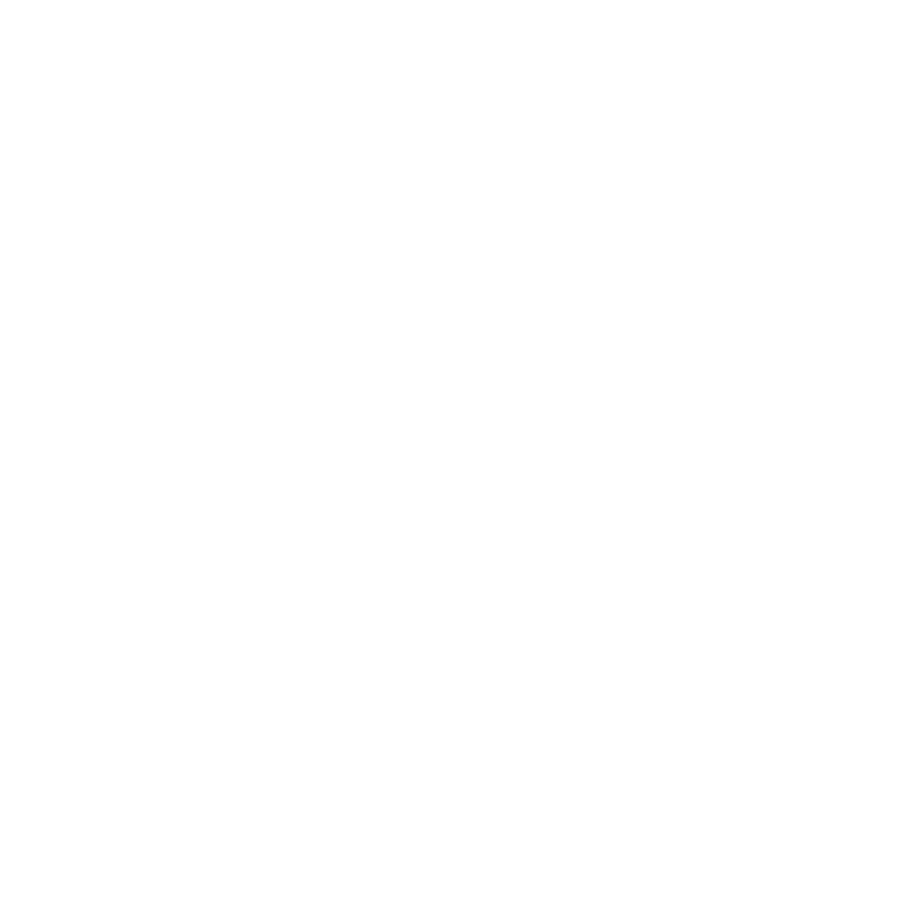
Frame 1 (no input)
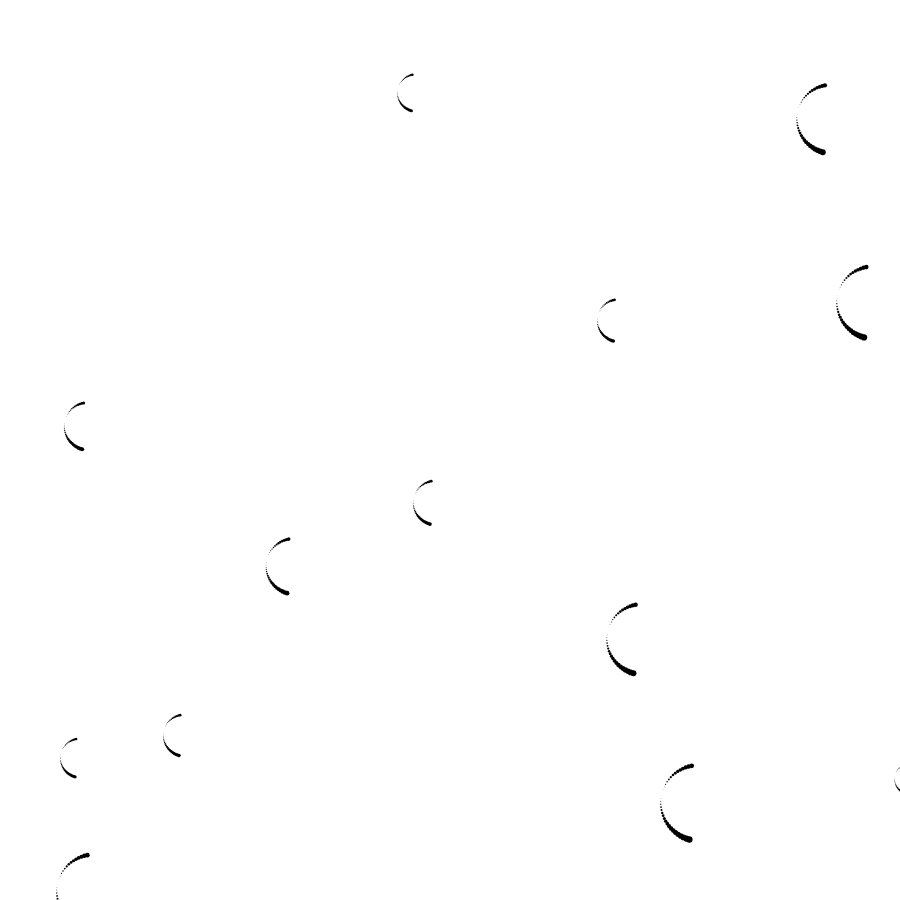
Frame 60 (no input)
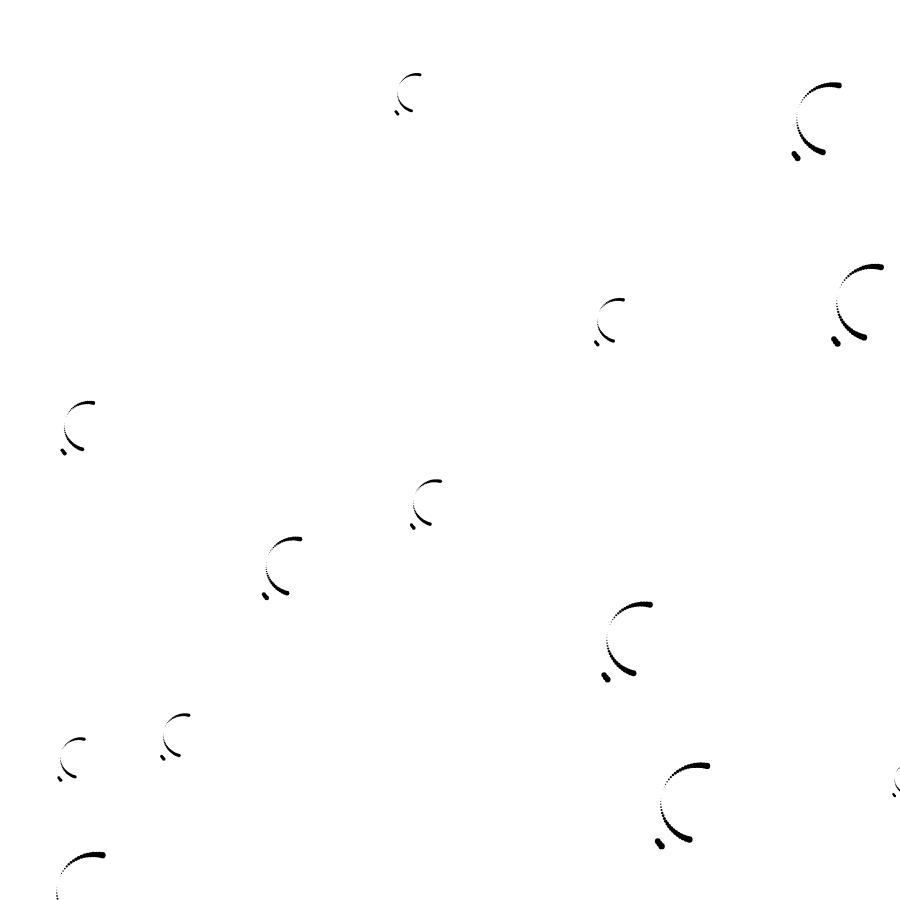
Frame 120 (the mouse pressed at the canvas centre since frame 60)

The p5.js sketch that drew these frames (run headless with seeded random() and noise() and a simulated clock; from frame 60 on, the mouse is pressed at the canvas centre):

// p5.js sketch
// ── sketch.js
// 周期
let a = 0;

//ビューポート幅
let w = window.innerWidth;
let h = window.innerHeight;

// 定数
const flowerNumber = 13;
const cycle = 6/7;
const rBold = 50;

// アレイ
let colorArray = [];
let sizeArray = [];
let posArray = [];
// let cycleArray = [];


// 花の大きさ
const rMin = 30;
const rMax = 100;

// セットアップ
function setup() {
  // キャンバスのサイズ
  createCanvas(min(w,h) - 100, min(w,h) - 100);

  // それぞれの花の初期情報
  for (let i = 0; i < flowerNumber; i++) {
    setColorArray();
    setSize();
    // setCycle();
  }
  for (let i = 0; i < flowerNumber; i++) {
    setPos();
  }
}

// 描画
function draw() {
  noStroke();
  // 周期の刻み
  a += 0.04;
  if (a > 72) return;

  // 花の描画
  for (let i = 0; i < flowerNumber; i++) {
    let rot = cos(cycle * a);
    // let rot = cos(cycleArray[i].num / cycleArray[i].den * a);
    if(rot < -0.63 || rot > 0.63) return;
    let r = sizeArray[i] * rot;
    let x = r * cos(a);
    let y = r * sin(a);

    // 色の透明度
    // const colorAlpha = r/sizeArray[i] * 255;
    // const colorAlpha = max(r/sizeArray[i] * 255, 150);
    let colorAlpha = 255;

    // ドットのサイズ
    let dotSize = 6 * r/rBold;
    // if(dotSize < 0.1 && dotSize > -0.1) {
    //   dotSize = sizeArray[i]/rBold * 5;
    //   colorAlpha = 0;
    //   stroke(0);
    //   strokeWeight(0.3)
    // }

    // 色
    const circleColor = color(colorArray[i].r, colorArray[i].g, colorArray[i].b, colorAlpha);
    fill(circleColor);

    ellipse(posArray[i].x + x, posArray[i].y + y, dotSize, dotSize);
  }

}

// 色をセット
function setColorArray() {

  // black
  colorArray.push({r: 0, g: 0, b: 0});

  // random
  // colorArray.push({r: random(205), g: random(205), b: random(205)});
  // colorArray.push({r: random(205), g: random(55), b: random(55)});
}

// 花のサイズをセット
function setSize() {
  sizeArray.push(Math.floor(random(rMin, rMax)));
}

// function setCycle() {
//   const number = Math.floor(random(5,8));
//   cycleArray.push({num: number, den: number + 1});
// }

// 位置をセット
function setPos() {

  // 初期セット
  xPos = Math.floor(random(0, h  - rMax));
  yPos = Math.floor(random(0, h  - rMax));

  // 位置の重複チェック
  sizeArray.forEach((r) => {
    let i = 0;
    do {
      xPos = Math.floor(random(0, h  - rMax));
      yPos = Math.floor(random(0, h  - rMax));

      i++;
      if (i > 100) {
        return;
      }
    } while (!check(xPos, yPos, r));
    // } while (!check(xPos, yPos, r) || yPos > (3 * h / 4));
    // } while (!check(xPos, yPos, r) || yPos < highGraph(xPos) || yPos > lowGraph(xPos));
    // } while (!check(xPos, yPos, r) || yPos < highGraph(xPos));

    posArray.push({x: xPos, y: yPos});
  })

}

// 重複チェック関数
function check(x, y, r) {
  let ok = true;

  posArray.forEach((pos, index) => {
    if (dist(x, y, pos.x, pos.y) < r + sizeArray[index]) {
      ok = false;
    }
  });

  return ok;
}

// 出現範囲調整用
// function lowGraph(x) {
//   return  (h / w) * x + h / 2
// }
// function highGraph(x) {
//   return  (h / w) * x - h / 2
// }
// ── style.css
html, body{
  padding: 0;
  margin: 0;
}
body{
  overflow: hidden;
  background-image: url("./bg.jpg");
  background-size: cover;
}

canvas{
  position: absolute;
  left: 50%;
  top: 50%;
  transform: translate(-50%, -50%);
  border: 5px solid #000;
  box-sizing: border-box;
}
